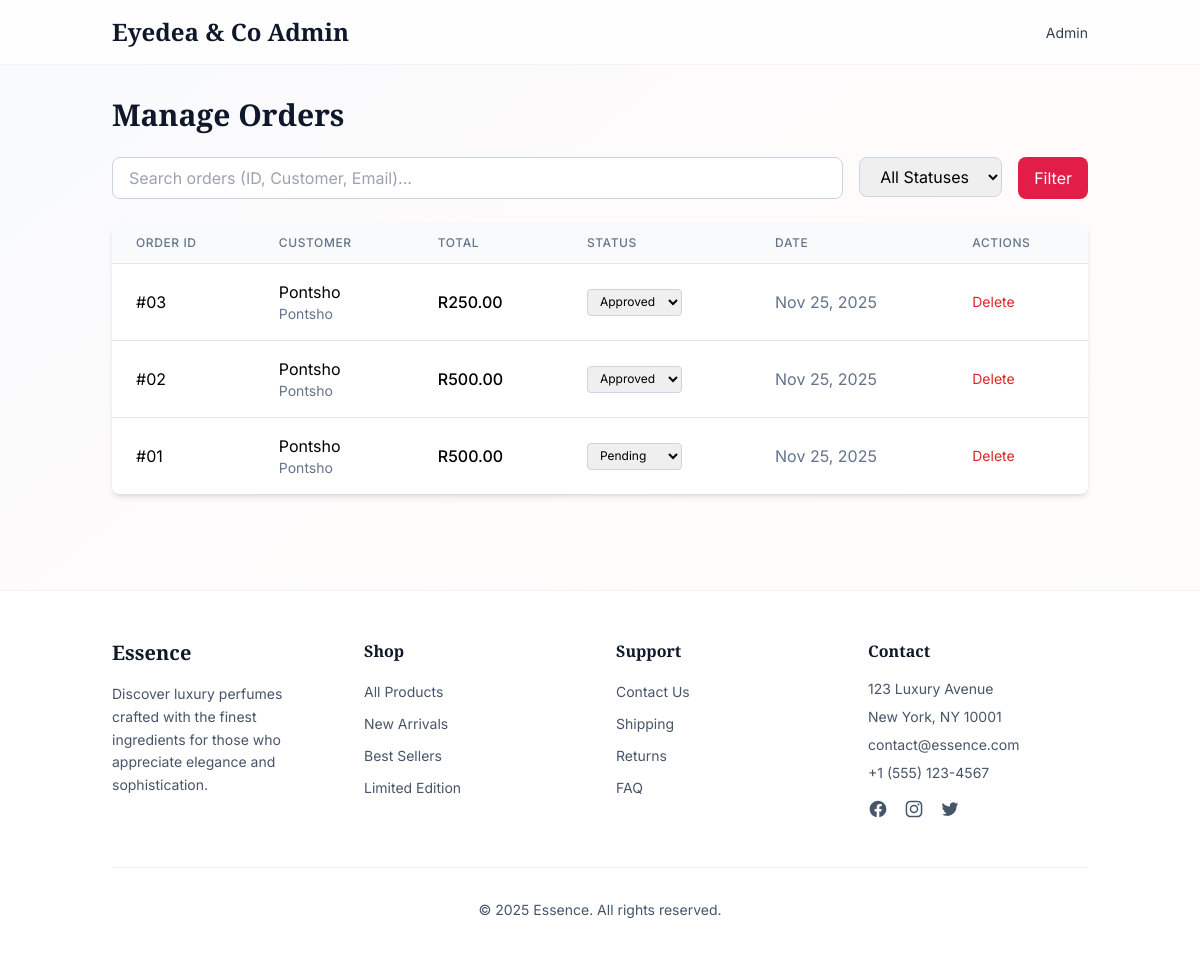
Screenshot of /api/admin/orders/ (signed in) with the database file from the repository.
### perfumes/models.py (models this page shows, shortened)
class Order(models.Model):
    ORDER_STATUS_CHOICES = [
        ('pending', 'Pending'),
        ('approved', 'Approved'),
        ('shipped', 'Shipped'),
        ('delivered', 'Delivered'),
        ('cancelled', 'Cancelled'),
    ]
    DELIVERY_METHOD_CHOICES = [
        ('shipping', 'Home Delivery'),
        ('pickup', 'Store Pickup'),
        ('pep_paxi', 'PEP/PAXI Delivery'),
    ]
    user = models.ForeignKey(User, on_delete=models.CASCADE)
    total = models.DecimalField(max_digits=10, decimal_places=2)
    status = models.CharField(max_length=20, choices=ORDER_STATUS_CHOICES, default='pending')
    delivery_method = models.CharField(max_length=20, choices=DELIVERY_METHOD_CHOICES, default='shipping')
    customer_name = models.CharField(max_length=255, null=True, blank=True)
    customer_email = models.EmailField(null=True, blank=True)
    shipping_address = models.TextField(null=True, blank=True)
    created_at = models.DateTimeField(auto_now_add=True)
    updated_at = models.DateTimeField(auto_now=True)

### authentication/models.py (models this page shows, shortened)
class ContactInfo(models.Model):
    address = models.CharField(max_length=255, default='123 Luxury Avenue')
    city = models.CharField(max_length=100, default='New York')
    state = models.CharField(max_length=100, default='NY')
    zip_code = models.CharField(max_length=20, default='10001')
    email = models.EmailField(default='contact@essence.com')
    phone = models.CharField(max_length=20, default='+1 (555) 123-4567')
    updated_at = models.DateTimeField(auto_now=True)
    class Meta:
        verbose_name = 'Contact Information'
        verbose_name_plural = 'Contact Information'

### perfumes/views_admin.py (the view, shortened to what this page needs)
# urls.py: path('admin/orders/', views_admin.manage_orders, name='manage_orders'),
@staff_member_required
def manage_orders(request):
    orders = Order.objects.all().order_by('-created_at')
    search_query = request.GET.get('search', '')
    status_filter = request.GET.get('status', '')
    if status_filter:
        orders = orders.filter(status=status_filter)
    paginator = Paginator(orders, 10)
    page_number = request.GET.get('page')
    page_obj = paginator.get_page(page_number)
    statuses = [choice[0] for choice in Order.ORDER_STATUS_CHOICES]
    context = {
        'orders': page_obj,
        'search_query': search_query,
        'status_filter': status_filter,
        'statuses': statuses,
    }
    return render(request, 'admin_orders.html', context)

### authentication/context_processors.py (called while the page is built, shortened)
def contact_info(request):
    try:
        contact_info_instance = ContactInfo.objects.first()
        return {'contact_info': contact_info_instance}
    except:
        return {
            'contact_info': {
                'address': '123 Luxury Avenue',
                'city': 'New York',
                'state': 'NY',
                'zip_code': '10001',
                'email': 'contact@essence.com',
                'phone': '+1 (555) 123-4567'
            }
        }

### templates/admin_orders.html (shortened to what this page needs)
{% extends "base.html" %}
{% load static %}
{% block content %}
<div class="container mx-auto px-6 py-8">
    <div class="flex justify-between items-center mb-6">
        <h1 class="text-3xl font-serif-display font-bold text-slate-900">Manage Orders</h1>
    </div>
    <form method="GET" class="mb-6 flex flex-wrap gap-4">
        <div class="flex-1 min-w-[300px]">
            <input type="text" name="search" placeholder="Search orders (ID, Customer, Email)..." value="{{ search_query }}"
                   class="w-full px-4 py-2 border border-slate-300 rounded-lg focus:outline-none focus:ring-2 focus:ring-rose-500">
        </div>
        <div>
            <select name="status" class="px-4 py-2 border border-slate-300 rounded-lg focus:outline-none focus:ring-2 focus:ring-rose-500">
                <option value="">All Statuses</option>
            </select>
        </div>
        <button type="submit" class="px-4 py-2 bg-rose-600 text-white rounded-lg hover:bg-rose-700">
            Filter
        </button>
    </form>
    <div class="bg-white rounded-lg shadow-md overflow-hidden">
        <table class="min-w-full divide-y divide-slate-200">
            <thead class="bg-slate-50">
                <tr>
                    <th class="px-6 py-3 text-left text-xs font-medium text-slate-500 uppercase tracking-wider">Order ID</th>
                    <th class="px-6 py-3 text-left text-xs font-medium text-slate-500 uppercase tracking-wider">Customer</th>
                    <th class="px-6 py-3 text-left text-xs font-medium text-slate-500 uppercase tracking-wider">Total</th>
                    <th class="px-6 py-3 text-left text-xs font-medium text-slate-500 uppercase tracking-wider">Status</th>
                    <th class="px-6 py-3 text-left text-xs font-medium text-slate-500 uppercase tracking-wider">Date</th>
                    <th class="px-6 py-3 text-left text-xs font-medium text-slate-500 uppercase tracking-wider">Actions</th>
                </tr>
            </thead>
            <tbody class="bg-white divide-y divide-slate-200">
                {% for order in orders %}
                <tr>
                    <td class="px-6 py-4 whitespace-nowrap">#{% if order.id < 10 %}0{% endif %}{{ order.id }}</td>
                    <td class="px-6 py-4 whitespace-nowrap">
                        <div>{{ order.customer_name }}</div>
                        <div class="text-sm text-slate-500">{{ order.user.username }}</div>
                    </td>
                    <td class="px-6 py-4 whitespace-nowrap font-medium">R{{ order.total }}</td>
                    <td class="px-6 py-4 whitespace-nowrap">
                        <select onchange="updateOrderStatus({{ order.id }}, this.value)" class="text-xs px-2 py-1 rounded border border-slate-300">
                            {% for status in statuses %}
                                <option value="{{ status }}" {% if order.status == status %}selected{% endif %}>
                                    {{ status|title }}
                                </option>
                            {% endfor %}
                        </select>
                    </td>
                    <td class="px-6 py-4 whitespace-nowrap text-slate-500">{{ order.created_at|date:"M d, Y" }}</td>
                    <td class="px-6 py-4 whitespace-nowrap text-sm">
                        <button onclick="deleteOrder({{ order.id }})" class="text-red-600 hover:text-red-900 cursor-pointer">Delete</button>
                    </td>
                </tr>
                {% empty %}
                <tr>
                    <td colspan="6" class="px-6 py-4 text-center text-slate-500">No orders found</td>
                </tr>
                {% endfor %}
            </tbody>
        </table>
    </div>
</div>
{% endblock %}

### templates/base.html (shortened to what this page needs)
<!DOCTYPE html>
<html lang="en">
<head>
    <script src="https://cdn.tailwindcss.com"></script>
</head>
<body class="min-h-screen bg-gradient-to-br from-slate-50 via-rose-50/30 to-amber-50/20">
    <nav class="bg-white/80 backdrop-blur-md border-b border-slate-200/50 sticky top-0 z-50">
      <div class="container mx-auto px-6 py-4">
        <div class="flex items-center justify-between">
          {% if user.is_staff %}
            <a href="{% url 'admin_dashboard' %}" class="text-2xl font-bold text-slate-900" style="font-family: 'Playfair Display', serif;">
              Eyedea & Co Admin
            </a>
          {% else %}
            <a href="{% url 'shop' %}" class="text-2xl font-bold text-slate-900" style="font-family: 'Playfair Display', serif;">
              Eyedea & Co
            </a>
          {% endif %}
          <div class="flex items-center gap-8">
            {% if user.is_authenticated %}
            {% if user.is_staff %}
            <div class="flex items-center gap-4">
              <div class="relative group">
                <span class="text-sm text-slate-700 max-w-[120px] truncate cursor-pointer">
                  Admin
                </span>
              </div>
            </div>
            {% endif %}
            {% else %}
            <a href="{% url 'auth_page' %}?mode=login"
               class="px-4 py-2 bg-gradient-to-r from-rose-600 to-rose-700 text-white font-semibold rounded-lg hover:shadow-lg transition-shadow">
              Sign In
            </a>
            {% endif %}
          </div>
        </div>
      </div>
    </nav>
    {% block content %}
    {% endblock %}
    <footer class="bg-white border-t border-slate-200/50 mt-16">
      <div class="container mx-auto px-6 py-12">
        <div class="grid grid-cols-1 md:grid-cols-4 gap-8">
          <div>
            <h3 class="text-xl font-serif-display font-bold text-slate-900 mb-4">Essence</h3>
            <p class="text-slate-600 text-sm leading-relaxed">
              Discover luxury perfumes crafted with the finest ingredients for those who appreciate elegance and sophistication.
            </p>
          </div>
          <div>
            <h4 class="font-semibold text-slate-900 mb-4">Shop</h4>
            <ul class="space-y-2">
              <li><a href="{% url 'shop' %}" class="text-slate-600 hover:text-rose-600 transition-colors text-sm">All Products</a></li>
              <li><a href="#" class="text-slate-600 hover:text-rose-600 transition-colors text-sm">New Arrivals</a></li>
              <li><a href="#" class="text-slate-600 hover:text-rose-600 transition-colors text-sm">Best Sellers</a></li>
              <li><a href="#" class="text-slate-600 hover:text-rose-600 transition-colors text-sm">Limited Edition</a></li>
            </ul>
          </div>
          <div>
            <h4 class="font-semibold text-slate-900 mb-4">Support</h4>
            <ul class="space-y-2">
              <li><a href="#" class="text-slate-600 hover:text-rose-600 transition-colors text-sm">Contact Us</a></li>
              <li><a href="#" class="text-slate-600 hover:text-rose-600 transition-colors text-sm">Shipping</a></li>
              <li><a href="#" class="text-slate-600 hover:text-rose-600 transition-colors text-sm">Returns</a></li>
              <li><a href="#" class="text-slate-600 hover:text-rose-600 transition-colors text-sm">FAQ</a></li>
            </ul>
          </div>
          <div>
            <h4 class="font-semibold text-slate-900 mb-4">Contact</h4>
            <address class="text-slate-600 text-sm not-italic">
              <p class="mb-2">{{ contact_info.address }}</p>
              <p class="mb-2">{{ contact_info.city }}, {{ contact_info.state }} {{ contact_info.zip_code }}</p>
              <p class="mb-2">{{ contact_info.email }}</p>
              <p>{{ contact_info.phone }}</p>
            </address>
            <div class="flex space-x-4 mt-4">
              <a href="#" class="text-slate-600 hover:text-rose-600 transition-colors">
              </a>
              <a href="#" class="text-slate-600 hover:text-rose-600 transition-colors">
              </a>
              <a href="#" class="text-slate-600 hover:text-rose-600 transition-colors">
              </a>
            </div>
          </div>
        </div>
        <div class="border-t border-slate-200/50 mt-12 pt-8 flex flex-col md:flex-row justify-center items-center">
          <p class="text-slate-600 text-sm text-center">© 2025 Essence. All rights reserved.</p>
        </div>
      </div>
    </footer>
</body>
</html>

### rows the page displays
Order: shows "0", id "3", customer_name "Pontsho", user.username "Pontsho", total "250.00", status+id "Approved", created_at "Nov 25, 2025"
Order: shows "0", id "2", customer_name "Pontsho", user.username "Pontsho", total "500.00", status+id "Approved", created_at "Nov 25, 2025"
Order: shows "0", id "1", customer_name "Pontsho", user.username "Pontsho", total "500.00", status+id "Pending", created_at "Nov 25, 2025"
ContactInfo: address "123 Luxury Avenue", city "New York", state "NY", zip_code "10001", email "contact@essence.com", phone "+1 (555) 123-4567"
